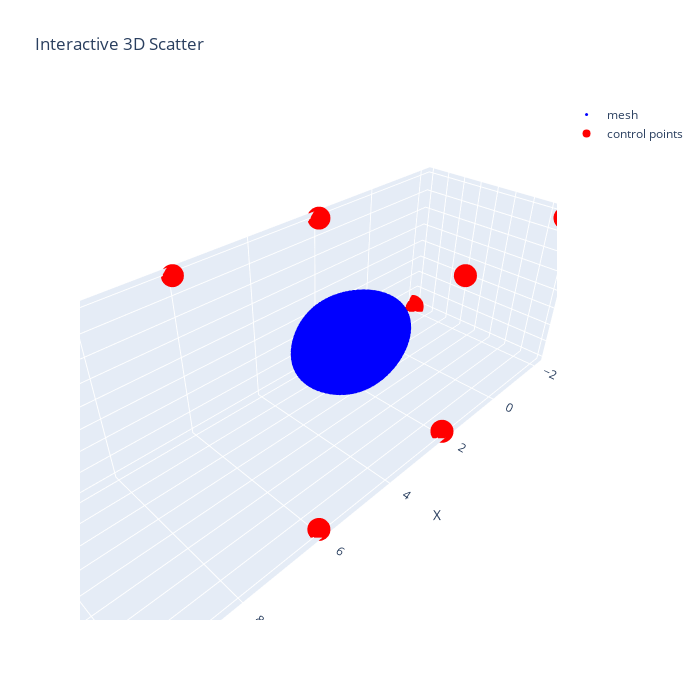

Source (notebook cell):
### Code cell
import numpy as np
import plotly.graph_objects as go

# # Example data
# new_mesh = np.random.rand(100, 3)   # 100 points in 3D
# control_points = np.random.rand(10, 3)  # 10 red control points

# Create interactive 3D scatter plot
fig = go.Figure()

# Add main mesh points
fig.add_trace(go.Scatter3d(
    x=new_mesh[:,0],
    y=new_mesh[:,1],
    z=new_mesh[:,2],
    mode='markers',
    marker=dict(size=3, color='blue'),
    name='mesh'
))

# Add control points
fig.add_trace(go.Scatter3d(
    x=control_points[0,:],
    y=control_points[1,:],
    z=control_points[2,:],
    mode='markers',
    marker=dict(size=8, color='red'),
    name='control points'
))

# Layout for axes
fig.update_layout(
    scene=dict(
        xaxis_title='X',
        yaxis_title='Y',
        zaxis_title='Z'
    ),
    width=700,
    height=700,
    title='Interactive 3D Scatter'
)

fig.show()

### Figure 1 — Plotly figure (JSON) as saved in the notebook; plotly's stock layout.template omitted (floating-point values rounded to 4 significant figures; data arrays with more than 128 entries replaced by an {"elided": "..."} marker saying what was removed)
{"data": [{"marker": {"color": "blue", "size": 3}, "mode": "markers", "name": "mesh", "type": "scatter3d", "x": {"elided": "2000 float values"}, "y": {"elided": "2000 float values"}, "z": {"elided": "2000 float values"}}, {"marker": {"color": "red", "size": 8}, "mode": "markers", "name": "control points", "type": "scatter3d", "x": [-2.0, 6.0, 6.0, -2.0, 10.0, 2.0, 2.0, 2.0], "y": [-2.0, -2.0, 2.0, 2.0, -2.0, -2.0, 2.0, 2.0], "z": [-2.0, 2.0, -2.0, 2.0, -2.0, 2.0, -2.0, 2.0]}], "layout": {"height": 700, "scene": {"xaxis": {"title": {"text": "X"}}, "yaxis": {"title": {"text": "Y"}}, "zaxis": {"title": {"text": "Z"}}}, "title": {"text": "Interactive 3D Scatter"}, "width": 700}}
